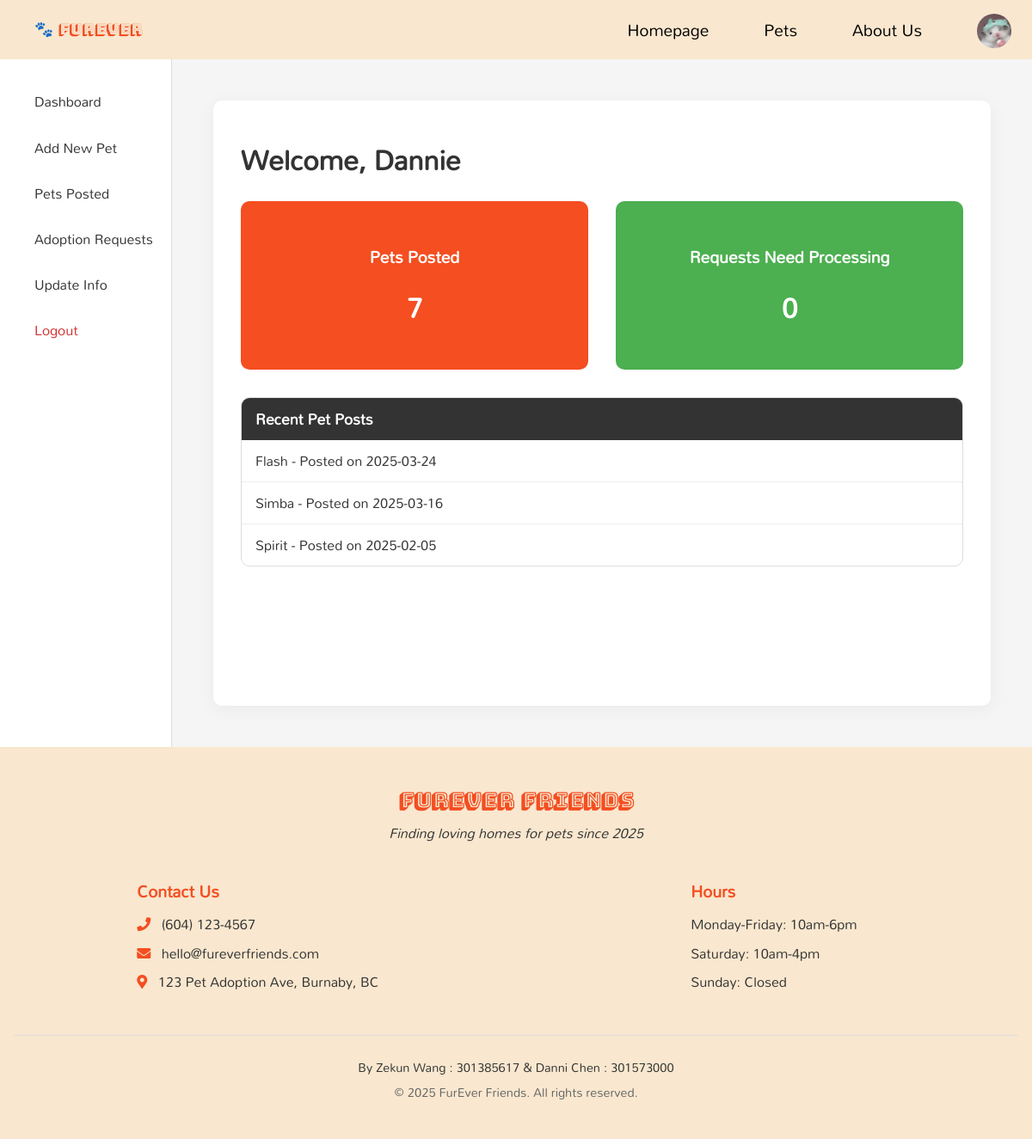
/public/staff/provider/provider_dashboard.php (signed in), run on the app's committed database.
### tables this page shows
CREATE TABLE `user` (
  `user_id` int(5) NOT NULL,
  `user_type` varchar(20) NOT NULL,
  `user_name` varchar(50) NOT NULL,
  `password` varchar(255) NOT NULL,
  `legal_name` varchar(50) NOT NULL,
  `email` varchar(50) NOT NULL,
  `other_contact` varchar(50) NOT NULL,
  `profile_photo` varchar(200) NOT NULL
);

CREATE TABLE `pet` (
  `pet_id` int(5) NOT NULL,
  `pet_name` varchar(20) NOT NULL,
  `location` varchar(50) NOT NULL,
  `pet_type` varchar(20) NOT NULL,
  `post_date` date NOT NULL,
  `description` text NOT NULL,
  `status` varchar(20) NOT NULL
);

### public/staff/provider/provider_dashboard.php (the view, shortened to what this page needs)
<?php require_once("../../../private/functions/initialization.php") ?>
<?php
    $page_styles = [
        PUBLIC_PATH . '/css/header.css',
        PUBLIC_PATH . '/css/dashboard.css',
        PUBLIC_PATH . '/css/sidebar.css',
        PUBLIC_PATH . '/css/font.css',
        PUBLIC_PATH . '/css/grid.css',
        PUBLIC_PATH . '/css/footer.css',
        'https://cdnjs.cloudflare.com/ajax/libs/font-awesome/5.15.4/css/all.min.css',
    ];
    require_once(ROOT_PATH . SHARED_PATH . '/header.php');
?>
<?php
      $user_name = $_SESSION['user_name'];
      $userQuery = "SELECT user_id FROM user WHERE user_name = '$user_name'";
      $userResult = mysqli_query($connection, $userQuery);
      $userData = mysqli_fetch_assoc($userResult);
      $user_id = $userData['user_id'];
      $petCountQuery = "SELECT COUNT(*) AS pet_count FROM provide_records WHERE user_id = '$user_id'";
      $petCountResult = mysqli_query($connection, $petCountQuery);
      $petCount = mysqli_fetch_assoc($petCountResult)['pet_count'];
      $adoptionRequestCountQuery = "SELECT COUNT(*) AS adoption_request_count FROM adoption_records ar JOIN provide_records pr ON ar.pet_id = pr.pet_id WHERE pr.user_id = '$user_id' AND ar.status = 'Processing'";
      $adoptionRequestCountResult = mysqli_query($connection, $adoptionRequestCountQuery);
      $adoptionRequestCount = mysqli_fetch_assoc($adoptionRequestCountResult)['adoption_request_count'];
      $recentPetsQuery = "SELECT pet.pet_name, pet.post_date
                    FROM provide_records
                    JOIN pet ON provide_records.pet_id = pet.pet_id
                    WHERE provide_records.user_id = '$user_id'
                    ORDER BY pet.post_date DESC
                    LIMIT 3";
      $recentPetsResult = mysqli_query($connection, $recentPetsQuery);
?>
<body>
<div class="dashboard-wrapper">
    <div class="sidebar-nav">
        <a href="provider_dashboard.php" class="nav-btn">Dashboard</a>
        <a href="post_pet.php" class="nav-btn">Add New Pet</a>
        <a href="provider_dashboard_post.php" class="nav-btn">Pets Posted</a>
        <a href="adoption_requests.php" class="nav-btn">Adoption Requests</a>
        <a href="../general/personal_info.php" class="nav-btn">Update Info</a>
        <a href="../general/logout.php" class="nav-btn logout">Logout</a>
    </div>
    <div class="dashboard-container">
        <h1>Welcome, <?= htmlspecialchars($user_name) ?></h1>
        <div class="stats-row">
            <a href="provider_dashboard_post.php" class="stat-card">
                <h5>Pets Posted</h5>
                <p class="fs-2"><?= $petCount ?></p>
            </a>
            <a href="adoption_requests.php" class="stat-card bg-success">
                <h5>Requests Need Processing</h5>
                <p class="fs-2"><?= $adoptionRequestCount ?></p>
            </a>
        </div>
        <div class="card-recent">
            <div class="card-recent-header">Recent Pet Posts</div>
            <ul class="recent-list">
                <?php while ($pet = mysqli_fetch_assoc($recentPetsResult)) : ?>
                    <li><?= htmlspecialchars($pet['pet_name']) ?> - Posted on <?= htmlspecialchars($pet['post_date']) ?></li>
                <?php endwhile; ?>
            </ul>
        </div>
    </div>
</div>
<?php require_once(ROOT_PATH . SHARED_PATH . '/footer.php'); ?>
</body>
</html>

### private/shared/header.php (shortened to what this page needs)
<?php require_once(ROOT_PATH . PRIVATE_PATH . "/functions/functions.php") ?>
<?php
    if(isset($_SESSION['user_name'])){
        $user_name = $_SESSION['user_name'];
        $type_query = "SELECT user_type, profile_photo FROM user WHERE user_name = '" . $user_name. "'";
        $type_res = mysqli_query($connection, $type_query);
        if ($type_res && mysqli_num_rows($type_res) > 0) {
            $userData = mysqli_fetch_assoc($type_res);
            $userType = $userData['user_type'];
            $photo = $userData['profile_photo'];
        } else {
            echo "No user found or query failed.";
        }
    }
?>
<!DOCTYPE html>
<html lang="en">
<head>
    <?php
        if(isset($page_styles) && is_array($page_styles)){
            foreach($page_styles as $style){
                echo '<link rel="stylesheet" href="' . $style . '">';
            }
        }
    ?>
</head>
<body>
    <header>
        <nav>
            <?php echo '<a class="logo" href="' . PUBLIC_PATH . '/pages/homepage.php"> 🐾 FurEver </a>';?>
            <div>
                <?php echo '<a href="' . PUBLIC_PATH . '/pages/homepage.php"> Homepage </a>';?>
                <?php echo '<a href="' . PUBLIC_PATH . '/pages/homepage.php#trending"> Pets </a>';?>
                <?php echo '<a href="' . PUBLIC_PATH . '/pages/about_us.php">About Us</a>';?>
                <?php
                    if(isset($_SESSION['user_name'])){
                        if($userType == 'provider'){
                            echo '<a href =' . PUBLIC_PATH . '/staff/provider/provider_dashboard.php' .' id="profile-photo-link">';
                            echo '<img src="' . PUBLIC_PATH . '/images/profilephoto/' . $photo . '" alt="Profile Photo" class="profile-photo">';
                            echo '</a>';
                        }
                        else if($userType == 'adopter'){
                            echo '<a href =' . PUBLIC_PATH . '/staff/adopter/adopter_dashboard.php' .' id="profile-photo-link">';
                            echo '<img src="' . PUBLIC_PATH . '/images/profilephoto/' . $photo . '" alt="Profile Photo" class="profile-photo">';
                            echo '</a>';
                        }
                    } else {
                        echo '<a href =' . PUBLIC_PATH . '/staff/general/login.php' .' id="login">Login</a>';
                    }
                ?>
            </div>
        </nav>
    </header>

### public/css/header.css (style rules this page uses)
* { box-sizing: border-box; }
body { font-family: 'Mandali', Verdana, sans-serif; line-height: 1; }
a { text-decoration: none; color: black; }
.logo { color: #f44e21; padding-left: 1rem; font-family: 'Bungeeshade', Verdana, sans-serif; font-size: 1.1rem; }
nav { text-align: center; font-size: 1.2rem; display: flex; justify-content: space-between; padding: 1rem 1.5rem 0.8rem; align-items: center; }
nav a { padding-right: 2rem; }
header { background-color: #F9E7CF; }
.profile-photo { width: 40px; height: 40px; border-radius: 50%; object-fit: cover; }
#profile-photo-link { display: inline-block; width: 40px; height: 40px; text-align: center; line-height: 0; overflow: hidden; }
#profile-photo-link img { height: 100%; object-fit: cover; }
nav > div { display: flex; align-items: center; gap: 2rem; }

### public/css/dashboard.css (style rules this page uses)
body { background-color: #f4f6f8; margin: 0; padding: 0; }
.dashboard-container { flex-grow: 1; margin: 3rem; padding: 2rem; background: #fff; border-radius: 10px; box-shadow: 0 4px 20px rgba(0, 0, 0, 0.05); }
.dashboard-container h1 { font-size: 2rem; color: #333; margin-bottom: 2rem; }
.stats-row { display: flex; gap: 2rem; margin-bottom: 2rem; }
.stat-card { flex: 1; background-color: #f44e21; color: white; padding: 1.5rem; border-radius: 10px; text-align: center; text-decoration: none; transition: background-color 0.3s ease; }
.stat-card.bg-success { background-color: #4caf50; }
.stat-card h5 { margin-bottom: 0.5rem; font-size: 1.2rem; }
.stat-card .fs-2 { font-size: 2rem; font-weight: bold; }
.card-recent { border-radius: 10px; overflow: hidden; margin-top: 2rem; margin-bottom: 1rem; border: 1px solid #ddd; }
.card-recent-header { background-color: #333; color: white; padding: 1rem; font-size: 1.1rem; font-weight: 600; }
.recent-list { list-style: none; margin: 0; padding: 0; }
.recent-list li { padding: 1rem; border-bottom: 1px solid #eee; color: #333; }
.recent-list li:last-child { border-bottom: none; }

### public/css/sidebar.css (style rules this page uses)
.dashboard-wrapper { display: flex; min-height: 100vh; background-color: #f5f5f5; }
.sidebar-nav { width: 200px; background-color: #fff; padding: 2rem 1rem; border-right: 1px solid #ddd; display: flex; flex-direction: column; gap: 1rem; padding-left: 40px; }
.nav-btn { padding: 0.6rem 0; color: #333; text-decoration: none; font-weight: 500; font-size: 1rem; transition: color 0.3s, border-bottom 0.3s; border-bottom: 2px solid transparent; cursor: pointer; }
.nav-btn.logout { color: #d32f2f; }

### data on the page
user: profile_photo (picture)
pet: pet_name "Flash", post_date "2025-03-24"
pet: pet_name "Simba", post_date "2025-03-16"
pet: pet_name "Spirit", post_date "2025-02-05"

### other printed values
$user_name "Dannie"
$petCount "7"
$adoptionRequestCount "0"
